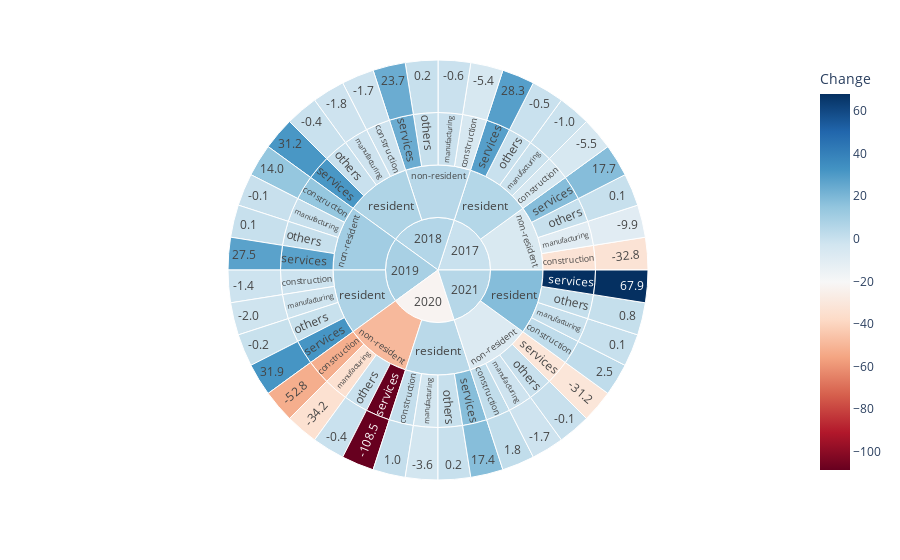

Write notebook code for a chart like this one.
### Code cell
import numpy as np
fig = px.sunburst(df, path=['Year', "Residential Status",'Industry',"Change"],color="Change",
                  color_continuous_scale='RdBu')
fig.show()

### Figure 1 — Plotly figure (JSON) as saved in the notebook; plotly's stock layout.template omitted (floating-point values rounded to 4 significant figures)
{"data": [{"branchvalues": "total", "customdata": [[-108.5], [-52.8], [-34.2], [-32.8], [-31.2], [-9.9], [-5.5], [-5.4], [-3.6], [-2], [-1.8], [-1.7], [-1.7], [-1.4], [-1], [-0.6], [-0.5], [-0.4], [-0.4], [-0.2], [-0.1], [-0.1], [0.1], [0.1], [0.1], [0.2], [0.2], [0.8], [1], [1.8], [2.5], [14], [17.4], [17.7], [23.7], [27.5], [28.3], [31.2], [31.9], [67.9], [-32.8], [-5.4], [14], [-52.8], [1.8], [-5.5], [-1.7], [-1.4], [1], [2.5], [-9.9], [-0.6], [-0.1], [-34.2], [-1.7], [-1], [-1.8], [-2], [-3.6], [0.1], [0.1], [0.2], [0.1], [-0.4], [-0.1], [-0.5], [-0.4], [-0.2], [0.2], [0.8], [17.7], [23.7], [27.5], [-108.5], [-31.2], [28.3], [31.2], [31.9], [17.4], [67.9], [-6.225], [4.475], [10.38], [-48.98], [-7.8], [5.325], [6.825], [7.075], [3.75], [17.82], [-0.45], [5.65], [8.725], [-22.61], [5.013]], "domain": {"x": [0, 1], "y": [0, 1]}, "hovertemplate": "labels=%{label}<br>count=%{value}<br>parent=%{parent}<br>id=%{id}<br>Change=%{color}<extra></extra>", "ids": ["2020/non-resident/services/-108.5", "2020/non-resident/construction/-52.8", "2020/non-resident/manufacturing/-34.2", "2017/non-resident/construction/-32.8", "2021/non-resident/services/-31.2", "2017/non-resident/manufacturing/-9.9", "2017/resident/construction/-5.5", "2018/non-resident/construction/-5.4", "2020/resident/manufacturing/-3.6", "2019/resident/manufacturing/-2.0", "2018/resident/manufacturing/-1.8", "2018/resident/construction/-1.7", "2021/non-resident/manufacturing/-1.7", "2019/resident/construction/-1.4", "2017/resident/manufacturing/-1.0", "2018/non-resident/manufacturing/-0.6", "2017/resident/others/-0.5", "2020/non-resident/others/-0.4", "2018/resident/others/-0.4", "2019/resident/others/-0.2", "2019/non-resident/manufacturing/-0.1", "2021/non-resident/others/-0.1", "2021/resident/manufacturing/0.1", "2017/non-resident/others/0.1", "2019/non-resident/others/0.1", "2018/non-resident/others/0.2", "2020/resident/others/0.2", "2021/resident/others/0.8", "2020/resident/construction/1.0", "2021/non-resident/construction/1.8", "2021/resident/construction/2.5", "2019/non-resident/construction/14.0", "2020/resident/services/17.4", "2017/non-resident/services/17.7", "2018/non-resident/services/23.7", "2019/non-resident/services/27.5", "2017/resident/services/28.3", "2018/resident/services/31.2", "2019/resident/services/31.9", "2021/resident/services/67.9", "2017/non-resident/construction", "2018/non-resident/construction", "2019/non-resident/construction", "2020/non-resident/construction", "2021/non-resident/construction", "2017/resident/construction", "2018/resident/construction", "2019/resident/construction", "2020/resident/construction", "2021/resident/construction", "2017/non-resident/manufacturing", "2018/non-resident/manufacturing", "2019/non-resident/manufacturing", "2020/non-resident/manufacturing", "2021/non-resident/manufacturing", "2017/resident/manufacturing", "2018/resident/manufacturing", "2019/resident/manufacturing", "2020/resident/manufacturing", "2021/resident/manufacturing", "2017/non-resident/others", "2018/non-resident/others", "2019/non-resident/others", "2020/non-resident/others", "2021/non-resident/others", "2017/resident/others", "2018/resident/others", "2019/resident/others", "2020/resident/others", "2021/resident/others", "2017/non-resident/services", "2018/non-resident/services", "2019/non-resident/services", "2020/non-resident/services", "2021/non-resident/services", "2017/resident/services", "2018/resident/services", "2019/resident/services", "2020/resident/services", "2021/resident/services", "2017/non-resident", "2018/non-resident", "2019/non-resident", "2020/non-resident", "2021/non-resident", "2017/resident", "2018/resident", "2019/resident", "2020/resident", "2021/resident", "2017", "2018", "2019", "2020", "2021"], "labels": ["-108.5", "-52.8", "-34.2", "-32.8", "-31.2", "-9.9", "-5.5", "-5.4", "-3.6", "-2.0", "-1.8", "-1.7", "-1.7", "-1.4", "-1.0", "-0.6", "-0.5", "-0.4", "-0.4", "-0.2", "-0.1", "-0.1", "0.1", "0.1", "0.1", "0.2", "0.2", "0.8", "1.0", "1.8", "2.5", "14.0", "17.4", "17.7", "23.7", "27.5", "28.3", "31.2", "31.9", "67.9", "construction", "construction", "construction", "construction", "construction", "construction", "construction", "construction", "construction", "construction", "manufacturing", "manufacturing", "manufacturing", "manufacturing", "manufacturing", "manufacturing", "manufacturing", "manufacturing", "manufacturing", "manufacturing", "others", "others", "others", "others", "others", "others", "others", "others", "others", "others", "services", "services", "services", "services", "services", "services", "services", "services", "services", "services", "non-resident", "non-resident", "non-resident", "non-resident", "non-resident", "resident", "resident", "resident", "resident", "resident", "2017", "2018", "2019", "2020", "2021"], "marker": {"coloraxis": "coloraxis", "colors": [-108.5, -52.8, -34.2, -32.8, -31.2, -9.9, -5.5, -5.4, -3.6, -2, -1.8, -1.7, -1.7, -1.4, -1, -0.6, -0.5, -0.4, -0.4, -0.2, -0.1, -0.1, 0.1, 0.1, 0.1, 0.2, 0.2, 0.8, 1, 1.8, 2.5, 14, 17.4, 17.7, 23.7, 27.5, 28.3, 31.2, 31.9, 67.9, -32.8, -5.4, 14, -52.8, 1.8, -5.5, -1.7, -1.4, 1, 2.5, -9.9, -0.6, -0.1, -34.2, -1.7, -1, -1.8, -2, -3.6, 0.1, 0.1, 0.2, 0.1, -0.4, -0.1, -0.5, -0.4, -0.2, 0.2, 0.8, 17.7, 23.7, 27.5, -108.5, -31.2, 28.3, 31.2, 31.9, 17.4, 67.9, -6.225, 4.475, 10.38, -48.98, -7.8, 5.325, 6.825, 7.075, 3.75, 17.82, -0.45, 5.65, 8.725, -22.61, 5.013]}, "name": "", "parents": ["2020/non-resident/services", "2020/non-resident/construction", "2020/non-resident/manufacturing", "2017/non-resident/construction", "2021/non-resident/services", "2017/non-resident/manufacturing", "2017/resident/construction", "2018/non-resident/construction", "2020/resident/manufacturing", "2019/resident/manufacturing", "2018/resident/manufacturing", "2018/resident/construction", "2021/non-resident/manufacturing", "2019/resident/construction", "2017/resident/manufacturing", "2018/non-resident/manufacturing", "2017/resident/others", "2020/non-resident/others", "2018/resident/others", "2019/resident/others", "2019/non-resident/manufacturing", "2021/non-resident/others", "2021/resident/manufacturing", "2017/non-resident/others", "2019/non-resident/others", "2018/non-resident/others", "2020/resident/others", "2021/resident/others", "2020/resident/construction", "2021/non-resident/construction", "2021/resident/construction", "2019/non-resident/construction", "2020/resident/services", "2017/non-resident/services", "2018/non-resident/services", "2019/non-resident/services", "2017/resident/services", "2018/resident/services", "2019/resident/services", "2021/resident/services", "2017/non-resident", "2018/non-resident", "2019/non-resident", "2020/non-resident", "2021/non-resident", "2017/resident", "2018/resident", "2019/resident", "2020/resident", "2021/resident", "2017/non-resident", "2018/non-resident", "2019/non-resident", "2020/non-resident", "2021/non-resident", "2017/resident", "2018/resident", "2019/resident", "2020/resident", "2021/resident", "2017/non-resident", "2018/non-resident", "2019/non-resident", "2020/non-resident", "2021/non-resident", "2017/resident", "2018/resident", "2019/resident", "2020/resident", "2021/resident", "2017/non-resident", "2018/non-resident", "2019/non-resident", "2020/non-resident", "2021/non-resident", "2017/resident", "2018/resident", "2019/resident", "2020/resident", "2021/resident", "2017", "2018", "2019", "2020", "2021", "2017", "2018", "2019", "2020", "2021", "", "", "", "", ""], "type": "sunburst", "values": [1, 1, 1, 1, 1, 1, 1, 1, 1, 1, 1, 1, 1, 1, 1, 1, 1, 1, 1, 1, 1, 1, 1, 1, 1, 1, 1, 1, 1, 1, 1, 1, 1, 1, 1, 1, 1, 1, 1, 1, 1, 1, 1, 1, 1, 1, 1, 1, 1, 1, 1, 1, 1, 1, 1, 1, 1, 1, 1, 1, 1, 1, 1, 1, 1, 1, 1, 1, 1, 1, 1, 1, 1, 1, 1, 1, 1, 1, 1, 1, 4, 4, 4, 4, 4, 4, 4, 4, 4, 4, 8, 8, 8, 8, 8]}], "layout": {"coloraxis": {"colorbar": {"title": {"text": "Change"}}, "colorscale": [[0, "rgb(103,0,31)"], [0.1, "rgb(178,24,43)"], [0.2, "rgb(214,96,77)"], [0.3, "rgb(244,165,130)"], [0.4, "rgb(253,219,199)"], [0.5, "rgb(247,247,247)"], [0.6, "rgb(209,229,240)"], [0.7, "rgb(146,197,222)"], [0.8, "rgb(67,147,195)"], [0.9, "rgb(33,102,172)"], [1, "rgb(5,48,97)"]]}, "legend": {"tracegroupgap": 0}, "margin": {"t": 60}}}
